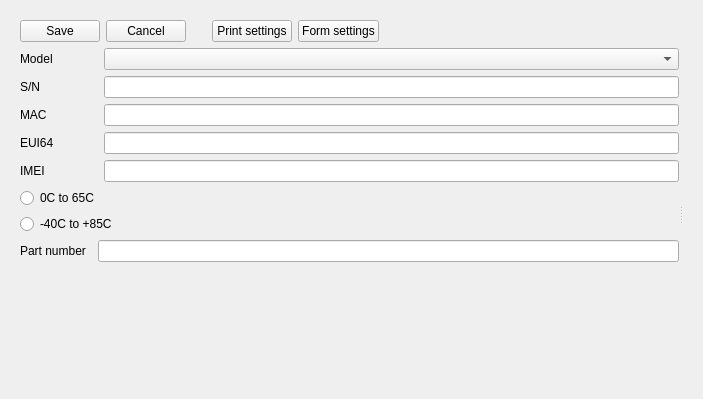
<?xml version="1.0" encoding="UTF-8"?>
<ui version="4.0">
 <class>UcPrintLabel</class>
 <widget class="QWidget" name="UcPrintLabel">
  <property name="geometry">
   <rect>
    <x>0</x>
    <y>0</y>
    <width>703</width>
    <height>399</height>
   </rect>
  </property>
  <property name="windowTitle">
   <string>Form</string>
  </property>
  <layout class="QVBoxLayout" name="verticalLayout_3">
   <item>
    <widget class="QStackedWidget" name="stackedWidget">
     <widget class="QWidget" name="page_2">
      <layout class="QVBoxLayout" name="verticalLayout">
       <item>
        <layout class="QHBoxLayout" name="horizontalLayout">
         <item>
          <widget class="QPushButton" name="pbSave">
           <property name="text">
            <string>Save</string>
           </property>
           <property name="icon">
            <iconset resource="../res.qrc">
             <normaloff>:/katynko/svg/document-save.svg</normaloff>:/katynko/svg/document-save.svg</iconset>
           </property>
          </widget>
         </item>
         <item>
          <widget class="QPushButton" name="pbCancel">
           <property name="text">
            <string>Cancel</string>
           </property>
           <property name="icon">
            <iconset resource="../res.qrc">
             <normaloff>:/katynko/svg/dialog-cancel.svg</normaloff>:/katynko/svg/dialog-cancel.svg</iconset>
           </property>
          </widget>
         </item>
         <item>
          <spacer name="verticalSpacer_2">
           <property name="orientation">
            <enum>Qt::Vertical</enum>
           </property>
           <property name="sizeType">
            <enum>QSizePolicy::Ignored</enum>
           </property>
           <property name="sizeHint" stdset="0">
            <size>
             <width>20</width>
             <height>40</height>
            </size>
           </property>
          </spacer>
         </item>
         <item>
          <widget class="QPushButton" name="pbSettings">
           <property name="text">
            <string>Print settings</string>
           </property>
           <property name="icon">
            <iconset resource="../res.qrc">
             <normaloff>:/katynko/svg/applications-system.svg</normaloff>:/katynko/svg/applications-system.svg</iconset>
           </property>
          </widget>
         </item>
         <item>
          <widget class="QPushButton" name="pbHtml">
           <property name="text">
            <string>Form settings</string>
           </property>
           <property name="icon">
            <iconset resource="../res.qrc">
             <normaloff>:/katynko/svg3/run-build.svg</normaloff>:/katynko/svg3/run-build.svg</iconset>
           </property>
          </widget>
         </item>
         <item>
          <spacer name="horizontalSpacer">
           <property name="orientation">
            <enum>Qt::Horizontal</enum>
           </property>
           <property name="sizeHint" stdset="0">
            <size>
             <width>40</width>
             <height>20</height>
            </size>
           </property>
          </spacer>
         </item>
        </layout>
       </item>
       <item>
        <widget class="QSplitter" name="splitter">
         <property name="sizePolicy">
          <sizepolicy hsizetype="Expanding" vsizetype="Expanding">
           <horstretch>0</horstretch>
           <verstretch>0</verstretch>
          </sizepolicy>
         </property>
         <property name="orientation">
          <enum>Qt::Horizontal</enum>
         </property>
         <widget class="QWidget" name="widget" native="true">
          <property name="sizePolicy">
           <sizepolicy hsizetype="Expanding" vsizetype="Expanding">
            <horstretch>3</horstretch>
            <verstretch>0</verstretch>
           </sizepolicy>
          </property>
          <layout class="QGridLayout" name="gridLayout">
           <item row="3" column="0">
            <widget class="QLabel" name="label_4">
             <property name="text">
              <string>EUI64</string>
             </property>
            </widget>
           </item>
           <item row="0" column="0" colspan="3">
            <widget class="QLabel" name="label">
             <property name="text">
              <string>Model</string>
             </property>
            </widget>
           </item>
           <item row="6" column="0" colspan="4">
            <widget class="QRadioButton" name="rbroomtemp">
             <property name="text">
              <string>0C to 65C</string>
             </property>
            </widget>
           </item>
           <item row="2" column="0">
            <widget class="QLabel" name="label_3">
             <property name="text">
              <string>MAC</string>
             </property>
            </widget>
           </item>
           <item row="2" column="3">
            <widget class="QLineEdit" name="lemac"/>
           </item>
           <item row="5" column="0" colspan="2">
            <widget class="QLabel" name="label_5">
             <property name="text">
              <string>IMEI</string>
             </property>
            </widget>
           </item>
           <item row="1" column="0">
            <widget class="QLabel" name="label_2">
             <property name="text">
              <string>S/N</string>
             </property>
            </widget>
           </item>
           <item row="0" column="3">
            <widget class="QComboBox" name="cbxModel"/>
           </item>
           <item row="1" column="3">
            <widget class="QLineEdit" name="lesn"/>
           </item>
           <item row="7" column="0" colspan="4">
            <widget class="QRadioButton" name="rbwidetemp">
             <property name="text">
              <string>-40C to +85C</string>
             </property>
            </widget>
           </item>
           <item row="3" column="3">
            <widget class="QLineEdit" name="leeui64"/>
           </item>
           <item row="5" column="3">
            <widget class="QLineEdit" name="leimei"/>
           </item>
           <item row="9" column="0">
            <spacer name="verticalSpacer">
             <property name="orientation">
              <enum>Qt::Vertical</enum>
             </property>
             <property name="sizeHint" stdset="0">
              <size>
               <width>20</width>
               <height>40</height>
              </size>
             </property>
            </spacer>
           </item>
           <item row="8" column="0">
            <widget class="QLabel" name="label_6">
             <property name="text">
              <string>Part number</string>
             </property>
            </widget>
           </item>
           <item row="8" column="2" colspan="2">
            <widget class="QLineEdit" name="lePartNumber"/>
           </item>
          </layout>
         </widget>
         <widget class="QWidget" name="widget_2" native="true">
          <layout class="QVBoxLayout" name="verticalLayout_2">
           <item>
            <layout class="QVBoxLayout" name="vl4previewMain"/>
           </item>
          </layout>
         </widget>
        </widget>
       </item>
      </layout>
     </widget>
    </widget>
   </item>
  </layout>
 </widget>
 <resources>
  <include location="../res.qrc"/>
 </resources>
 <connections/>
</ui>
